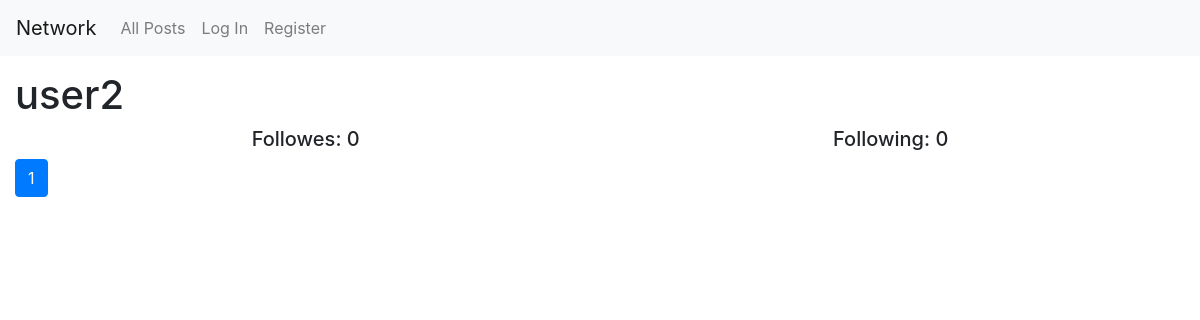
Page /user/2 on the earlier database version.
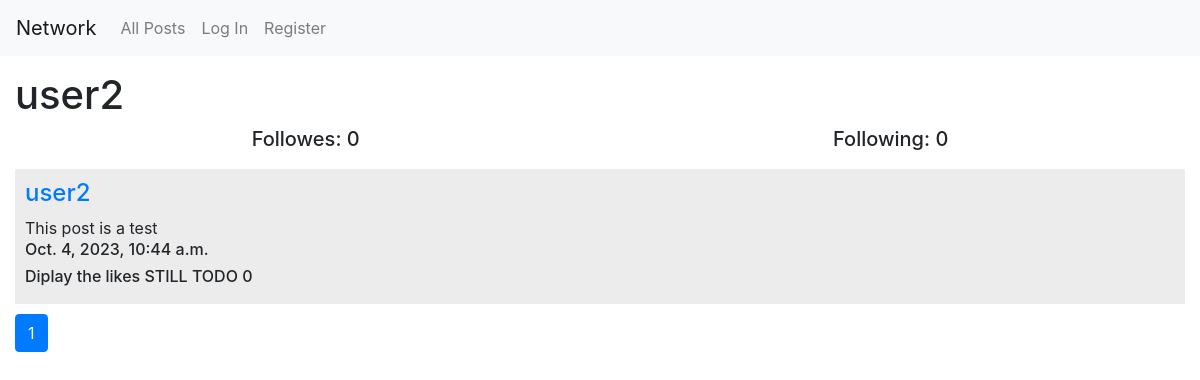
Same page on the later database version.
### network/models.py (models this page shows, shortened)
class Post(models.Model):
    author = models.ForeignKey(User, on_delete=models.CASCADE, related_name="posts")
    content = models.TextField(blank=False)
    date = models.DateTimeField(auto_now_add=True)
    likes = models.ManyToManyField(User, blank=True, related_name='likes')

class User(AbstractUser):
    pass

### network/views.py (the view)
# urls.py: path("user/<int:user_id>", views.user_profile, name="user_profile"),
def user_profile(request, user_id):
    current_user = request.user
    profile_user = User.objects.get(pk=user_id)
    users_posts = Post.objects.filter(author=profile_user)
    paginator = Paginator(users_posts, 10)
    page_number = request.GET.get('page')
    page_obj = paginator.get_page(page_number)
    followers = Following.objects.filter(followed_user=profile_user)
    following = Following.objects.filter(user=profile_user)
    is_following = False
    for follower in followers:
        if current_user == follower.user:
            is_following = True
    return render(request, "network/user_profile.html", {
        "profile_user": profile_user,
        "page_obj": page_obj,
        "followers":followers.count(),
        "following":following.count(),
        "is_following":is_following,
    })

### network/templates/network/user_profile.html (shortened to what this page needs)
{% extends "network/layout.html" %}
{% block body %}
<div class="home_page">
    <div class="user_profile">
        <h1>{{profile_user.username}}</h1>
        <div class="user_info">
            <h5>Followes: {{followers}}</h5>
            <h5>Following: {{following}}</h5>
        </div>
    </div>
    {% for post in page_obj %}
    <div class="each_post">
        <h4><a href = "{% url 'user_profile' post.author.id %}">{{ post.author }}</a></h4>
        {{ post.content }}
        <h6>{{ post.date }}</h6>
        <h6>Diplay the likes STILL TODO {{ post.likes.count }}</h6>
    </div>
    {% endfor %}
     <nav aria-label="Page navigation example">
        <ul class="pagination">
        <li class="page-item active" aria-current="page"><a class="page-link" href="?page={{ page_obj.number }}">{{ page_obj.number }}</a></li>
        </ul>
</div>
{% endblock %}

Differences in the rows shown:
added Post: author "user2", content "This post is a test", date "Oct. 4, 2023, 10:44 a.m.", likes.count "0"
